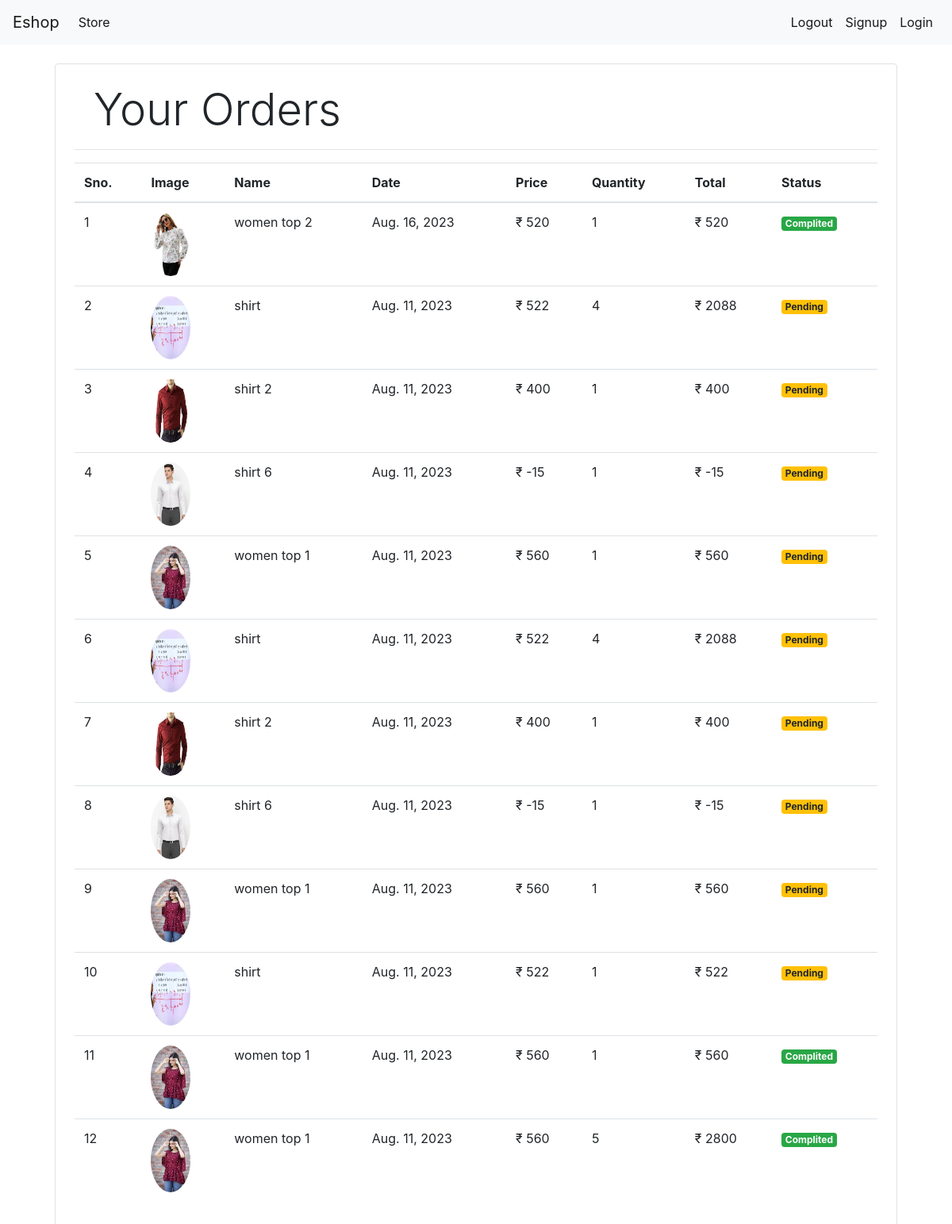
Page /orders (signed in) on the committed database.
### store/models/orders.py (models this page shows, shortened)
class Orders(models.Model):
    product = models.ForeignKey( Product, on_delete=models.CASCADE)
    customer = models.ForeignKey( Customer, on_delete=models.CASCADE)
    quantity = models.IntegerField(default=1)
    price = models.IntegerField()
    address=models.CharField(max_length=100,blank=True)
    phone=models.CharField(max_length=10,blank=True)
    date=models.DateField(default=datetime.datetime.today)
    status=models.BooleanField(default=False)
    @staticmethod
    def get_product_by_customer(customer_id):
        return Orders.objects.filter(customer=customer_id).order_by('-date')

### store/models/product.py (models this page shows, shortened)
class Product(models.Model):
    category=models.ForeignKey(Category,on_delete=models.CASCADE,default=1)
    name=models.CharField(max_length=50)
    price=models.IntegerField(default=0)
    desctiption = models.CharField(max_length=500)
    image = models.ImageField(upload_to='uploads/products/')

### store/Views/orders.py (the view)
# urls.py: path('orders',OrderView.as_view(),name='orders')
class OrderView(View):
    @method_decorator(auth_middleware)
    def get (self,request):
        customer=request.session.get('customer')
        orders = Orders.get_product_by_customer(customer)
        return render (request,'orders.html',{'orders':orders})

### store/templatetags/currency_filter.py (called while the page is built)
@register.filter(name='currency')
def currency(number):
    return "₹  "+str(number)

@register.filter(name='multiply')
def multiply(number,number1):
    return number*number1

### store/templates/orders.html
{% extends 'base.html' %} {% block content %} {% load cart %} {% load currency_filter %}
<div class="container">
    <div class="border rounded p-4 m-4">
        <p class="display-4 ml-4">Your Orders</p>
        <hr>
        <table class="table">
            <thead>
                <tr>
                    <th>Sno.</th>
                    <th>Image</th>
                    <th>Name</th>
                    <th>Date</th>
                    <th>Price</th>
                    <th>Quantity</th>
                    <th>Total</th>
                    <th>Status</th>
                </tr>
            </thead>
            <tbody>
                {% for i in orders %}
                <tr>
                    <td>{{forloop.counter}}</td>
                    <td><img style="height: 80px; width: 50px;" class="rounded-circle" src="{{i.product.image.url}}" alt="..."></td>
                    <td>{{i.product.name}}</td>
                    <td>{{i.date}}</td>
                    <td>{{i.price|currency}}</td>
                    <td>{{i.quantity}}</td>
                    <td>{{i.quantity|multiply:i.price|currency}}</td>
                    {% if i.status %}
                    <td><small class="badge badge-success">Complited</small></td>
                    {% else %}
                    <td><small class="badge badge-warning">Pending</small></td>
                    {% endif %}
                </tr>
                {% endfor %}
            </tbody>
        </table>
    </div>
    </div {% endblock %}

### rows in the picture
Orders: product.image (picture), product.name "women top 2", date "Aug. 16, 2023", price "₹ 520", quantity "1", quantity|multiply "₹ 520", status "Complited"
Orders: product.image (picture), product.name "shirt", date "Aug. 11, 2023", price "₹ 522", quantity "4", quantity|multiply "₹ 2088", status "Pending"
Orders: product.image (picture), product.name "shirt 2", date "Aug. 11, 2023", price "₹ 400", quantity "1", quantity|multiply "₹ 400", status "Pending"
Orders: product.image (picture), product.name "shirt 6", date "Aug. 11, 2023", price "₹ -15", quantity "1", quantity|multiply "₹ -15", status "Pending"
Orders: product.image (picture), product.name "women top 1", date "Aug. 11, 2023", price "₹ 560", quantity "1", quantity|multiply "₹ 560", status "Pending"
Orders: product.image (picture), product.name "shirt", date "Aug. 11, 2023", price "₹ 522", quantity "4", quantity|multiply "₹ 2088", status "Pending"
Orders: product.image (picture), product.name "shirt 2", date "Aug. 11, 2023", price "₹ 400", quantity "1", quantity|multiply "₹ 400", status "Pending"
Orders: product.image (picture), product.name "shirt 6", date "Aug. 11, 2023", price "₹ -15", quantity "1", quantity|multiply "₹ -15", status "Pending"
Orders: product.image (picture), product.name "women top 1", date "Aug. 11, 2023", price "₹ 560", quantity "1", quantity|multiply "₹ 560", status "Pending"
Orders: product.image (picture), product.name "shirt", date "Aug. 11, 2023", price "₹ 522", quantity "1", quantity|multiply "₹ 522", status "Pending"
Orders: product.image (picture), product.name "women top 1", date "Aug. 11, 2023", price "₹ 560", quantity "1", quantity|multiply "₹ 560", status "Complited"
Orders: product.image (picture), product.name "women top 1", date "Aug. 11, 2023", price "₹ 560", quantity "5", quantity|multiply "₹ 2800", status "Complited"
